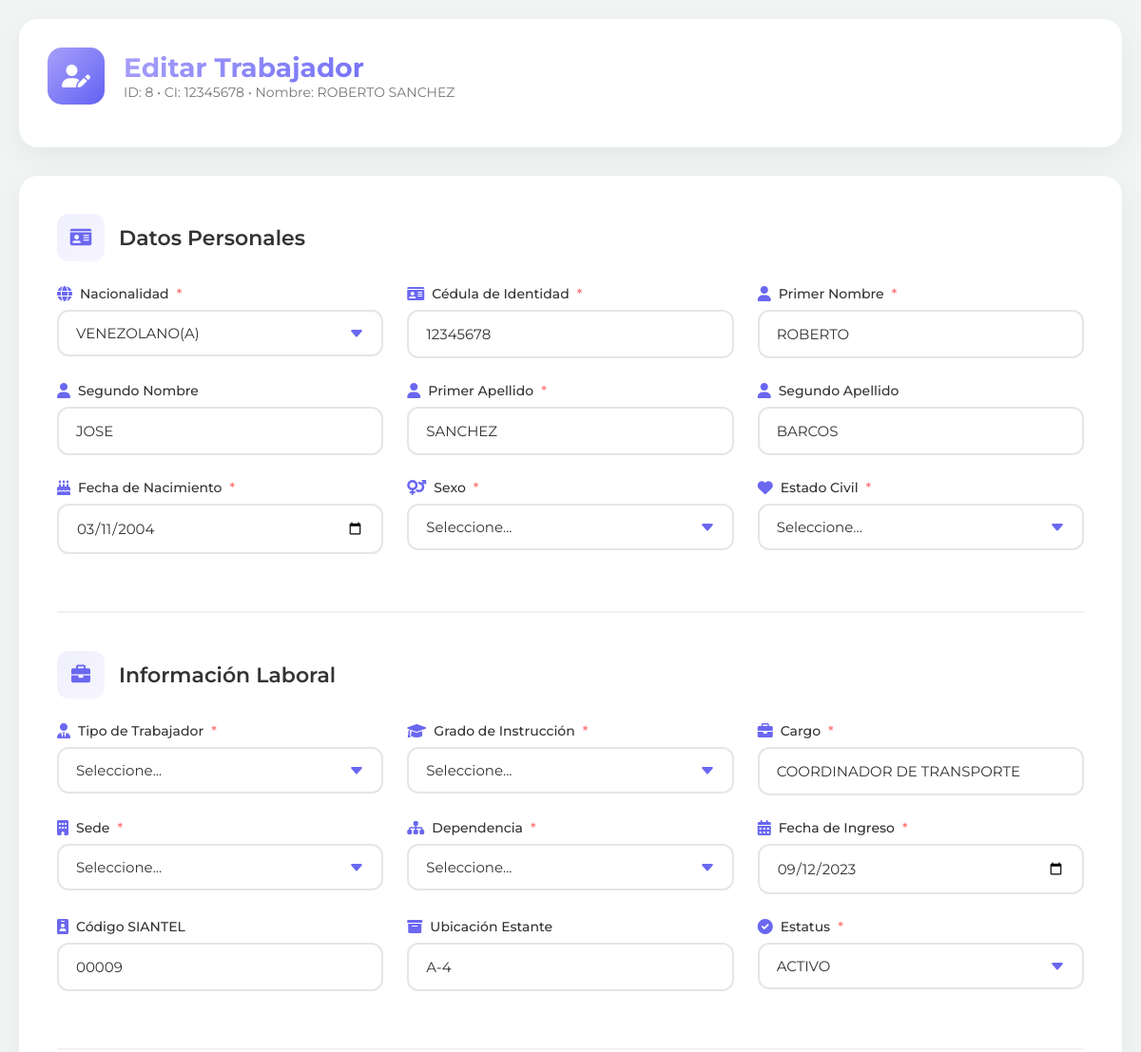
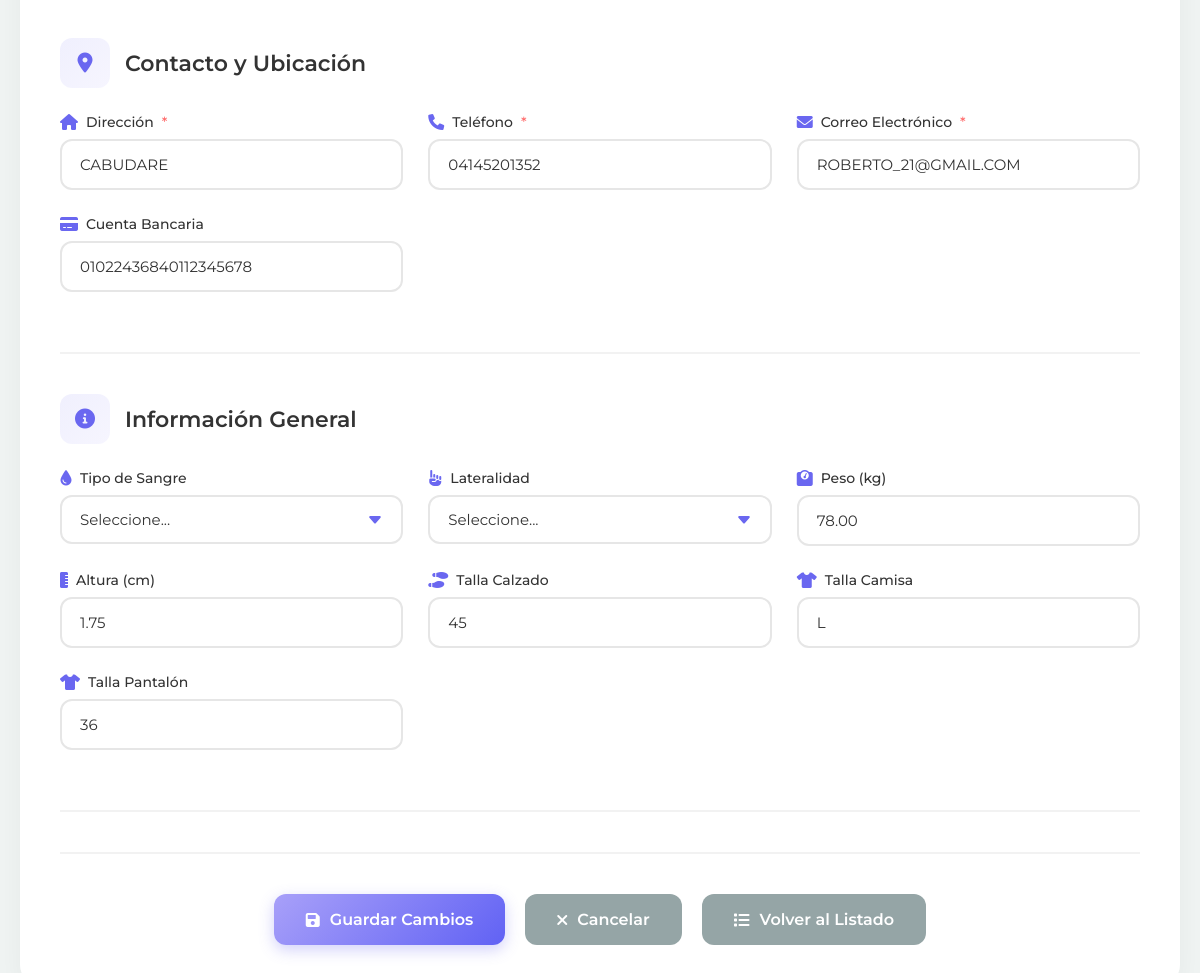
Screenshot of /admin/trabajadores/editar.php?id=8 (signed in) with the database file from the repository (2 pictures, top to bottom).
### tables this page shows
CREATE TABLE `empleados` (
  `id` int(11) NOT NULL,
  `nacionalidad` varchar(50) NOT NULL,
  `ci` varchar(20) NOT NULL,
  `primer_nombre` varchar(50) NOT NULL,
  `segundo_nombre` varchar(50) DEFAULT NULL,
  `primer_apellido` varchar(50) NOT NULL,
  `segundo_apellido` varchar(50) DEFAULT NULL,
  `fecha_nacimiento` date NOT NULL,
  `sexo` enum('masculino','femenino') NOT NULL,
  `estado_civil` enum('soltero(a)','casado(a)','divorciado(a)','viudo(a)') NOT NULL,
  `direccion_ubicacion` varchar(255) NOT NULL,
  `telefono` varchar(20) NOT NULL,
  `correo` varchar(100) NOT NULL,
  `cuenta_bancaria` varchar(50) NOT NULL,
  `tipo_trabajador` enum('ctd','cti','lnr') NOT NULL,
  `grado_instruccion` enum('primaria','bachiller','tecnico_profesional','licenciado','ingeniero','especialista','maestria','doctorado') NOT NULL,
  `cargo` varchar(100) NOT NULL,
  `sede` enum('admin','cafo','cate','csai','csb') NOT NULL,
  `dependencia` enum('admin','cafo','cate','csai','csb') NOT NULL,
  `fecha_ingreso` date NOT NULL,
  `cod_siantel` varchar(50) NOT NULL,
  `ubicacion_estante` varchar(50) DEFAULT NULL,
  `estatus` enum('activo','inactivo') NOT NULL,
  `fecha_egreso` date DEFAULT NULL,
  `motivo_retiro` text DEFAULT NULL,
  `ubicacion_estante_retiro` varchar(50) DEFAULT NULL,
  `tipo_sangre` enum('a+','a-','b+','b-','ab+','ab-','o+','o-') NOT NULL,
  `lateralidad` enum('diestro(a)','zurdo(a)') NOT NULL,
  `peso_trabajador` decimal(5,2) DEFAULT NULL,
  `altura_trabajador` decimal(5,2) DEFAULT NULL,
  `calzado_trabajador` varchar(10) DEFAULT NULL,
  `camisa_trabajador` varchar(10) DEFAULT NULL,
  `pantalon_trabajador` varchar(10) DEFAULT NULL,
  `foto` varchar(255) DEFAULT NULL,
  `fecha_registro` timestamp NOT NULL DEFAULT current_timestamp(),
  `estado_id` int(11) DEFAULT 1,
  `municipio_id` int(11) DEFAULT NULL,
  `parroquia_id` int(11) DEFAULT NULL
);

### admin/trabajadores/editar.php (the view, shortened to what the rows shown need)
<?php
require_once '../includes/database.php';
$trabajador = null;
if (isset($_GET['id']) && is_numeric($_GET['id'])) {
    $id = (int)$_GET['id'];
    $sql = "SELECT * FROM empleados WHERE id = ?";
    $stmt = $conn->prepare($sql);
    $stmt->bind_param("i", $id);
    $stmt->execute();
    $result = $stmt->get_result();
    if ($result->num_rows === 1) {
        $trabajador = $result->fetch_assoc();
    } else {
        $error = "Trabajador no encontrado";
    }
} else {
    header("Location: index.php");
    exit();
}
?>
<!DOCTYPE html>
<html lang="es">
<head>
    <link rel="stylesheet" href="https://cdnjs.cloudflare.com/ajax/libs/font-awesome/6.0.0/css/all.min.css">
</head>
<body>
    <div class="container">
        <div class="header">
            <div class="header-title">
                <div class="header-content">
                    <h1>Editar Trabajador</h1>
                    <p style="color: var(--light-text); font-size: 14px;">
                        ID: <?php echo $trabajador['id']; ?> •
                        CI: <?php echo htmlspecialchars($trabajador['ci']); ?> •
                        Nombre: <?php echo htmlspecialchars($trabajador['primer_nombre'] . ' ' . $trabajador['primer_apellido']); ?>
                    </p>
                </div>
            </div>
        </div>
        <div class="form-container">
            <form method="POST" action="" id="formEditar">
                <div class="form-section">
                    <div class="section-title">
                        <h2>Datos Personales</h2>
                    </div>
                    <div class="form-grid">
                        <div class="form-group">
                            <label for="nacionalidad" class="required"><i class="fas fa-globe"></i> Nacionalidad</label>
                            <select id="nacionalidad" name="nacionalidad" class="form-control" required>
                                <option value="VENEZOLANO(A)" <?php echo $trabajador['nacionalidad'] == 'VENEZOLANO(A)' ? 'selected' : ''; ?>>VENEZOLANO(A)</option>
                            </select>
                        </div>
                        <div class="form-group">
                            <label for="ci" class="required"><i class="fas fa-id-card"></i> Cédula de Identidad</label>
                            <input type="text" id="ci" name="ci" class="form-control"
                                   value="<?php echo htmlspecialchars($trabajador['ci']); ?>"
                                   placeholder="Ej: V-12345678" required>
                        </div>
                        <div class="form-group">
                            <label for="primer_nombre" class="required"><i class="fas fa-user"></i> Primer Nombre</label>
                            <input type="text" id="primer_nombre" name="primer_nombre" class="form-control"
                                   value="<?php echo htmlspecialchars($trabajador['primer_nombre']); ?>"
                                   required>
                        </div>
                        <div class="form-group">
                            <label for="segundo_nombre"><i class="fas fa-user"></i> Segundo Nombre</label>
                            <input type="text" id="segundo_nombre" name="segundo_nombre" class="form-control"
                                   value="<?php echo htmlspecialchars($trabajador['segundo_nombre']); ?>">
                        </div>
                        <div class="form-group">
                            <label for="primer_apellido" class="required"><i class="fas fa-user"></i> Primer Apellido</label>
                            <input type="text" id="primer_apellido" name="primer_apellido" class="form-control"
                                   value="<?php echo htmlspecialchars($trabajador['primer_apellido']); ?>"
                                   required>
                        </div>
                        <div class="form-group">
                            <label for="segundo_apellido"><i class="fas fa-user"></i> Segundo Apellido</label>
                            <input type="text" id="segundo_apellido" name="segundo_apellido" class="form-control"
                                   value="<?php echo htmlspecialchars($trabajador['segundo_apellido']); ?>">
                        </div>
                        <div class="form-group">
                            <label for="fecha_nacimiento" class="required"><i class="fas fa-birthday-cake"></i> Fecha de Nacimiento</label>
                            <input type="date" id="fecha_nacimiento" name="fecha_nacimiento" class="form-control"
                                   value="<?php echo $trabajador['fecha_nacimiento']; ?>" required>
                        </div>
                    </div>
                </div>
                <div class="form-section">
                    <div class="section-title">
                        <h2>Información Laboral</h2>
                    </div>
                    <div class="form-grid">
                        <div class="form-group">
                            <label for="cargo" class="required"><i class="fas fa-briefcase"></i> Cargo</label>
                            <input type="text" id="cargo" name="cargo" class="form-control"
                                   value="<?php echo htmlspecialchars($trabajador['cargo']); ?>"
                                   required>
                        </div>
                        <div class="form-group">
                            <label for="fecha_ingreso" class="required"><i class="fas fa-calendar-alt"></i> Fecha de Ingreso</label>
                            <input type="date" id="fecha_ingreso" name="fecha_ingreso" class="form-control"
                                   value="<?php echo $trabajador['fecha_ingreso']; ?>" required>
                        </div>
                        <div class="form-group">
                            <label for="cod_siantel"><i class="fas fa-id-badge"></i> Código SIANTEL</label>
                            <input type="text" id="cod_siantel" name="cod_siantel" class="form-control"
                                   value="<?php echo htmlspecialchars($trabajador['cod_siantel']); ?>">
                        </div>
                        <div class="form-group">
                            <label for="ubicacion_estante"><i class="fas fa-archive"></i> Ubicación Estante</label>
                            <input type="text" id="ubicacion_estante" name="ubicacion_estante" class="form-control"
                                   value="<?php echo htmlspecialchars($trabajador['ubicacion_estante']); ?>"
                                   placeholder="Ej: Estante A-5">
                        </div>
                    </div>
                </div>
                <div class="form-section">
                    <div class="section-title">
                        <h2>Contacto y Ubicación</h2>
                    </div>
                    <div class="form-grid">
                        <div class="form-group">
                            <label for="direccion_ubicacion" class="required"><i class="fas fa-home"></i> Dirección</label>
                            <input type="text" id="direccion_ubicacion" name="direccion_ubicacion" class="form-control"
                                   value="<?php echo htmlspecialchars($trabajador['direccion_ubicacion']); ?>"
                                   required>
                        </div>
                        <div class="form-group">
                            <label for="telefono" class="required"><i class="fas fa-phone"></i> Teléfono</label>
                            <input type="tel" id="telefono" name="telefono" class="form-control"
                                   value="<?php echo htmlspecialchars($trabajador['telefono']); ?>"
                                   required>
                        </div>
                        <div class="form-group">
                            <label for="correo" class="required"><i class="fas fa-envelope"></i> Correo Electrónico</label>
                            <input type="email" id="correo" name="correo" class="form-control"
                                   value="<?php echo htmlspecialchars($trabajador['correo']); ?>"
                                   required>
                        </div>
                        <div class="form-group">
                            <label for="cuenta_bancaria"><i class="fas fa-credit-card"></i> Cuenta Bancaria</label>
                            <input type="text" id="cuenta_bancaria" name="cuenta_bancaria" class="form-control"
                                   value="<?php echo htmlspecialchars($trabajador['cuenta_bancaria']); ?>">
                        </div>
                    </div>
                </div>
                <div class="form-section">
                    <div class="section-title">
                        <h2>Información General</h2>
                    </div>
                    <div class="form-grid">
                        <div class="form-group">
                            <label for="peso_trabajador"><i class="fas fa-weight"></i> Peso (kg)</label>
                            <input type="number" id="peso_trabajador" name="peso_trabajador" class="form-control"
                                   value="<?php echo htmlspecialchars($trabajador['peso_trabajador']); ?>"
                                   step="0.1" placeholder="Ej: 70.5">
                        </div>
                        <div class="form-group">
                            <label for="altura_trabajador"><i class="fas fa-ruler-vertical"></i> Altura (cm)</label>
                            <input type="number" id="altura_trabajador" name="altura_trabajador" class="form-control"
                                   value="<?php echo htmlspecialchars($trabajador['altura_trabajador']); ?>"
                                   placeholder="Ej: 175">
                        </div>
                        <div class="form-group">
                            <label for="calzado_trabajador"><i class="fas fa-shoe-prints"></i> Talla Calzado</label>
                            <input type="text" id="calzado_trabajador" name="calzado_trabajador" class="form-control"
                                   value="<?php echo htmlspecialchars($trabajador['calzado_trabajador']); ?>">
                        </div>
                        <div class="form-group">
                            <label for="camisa_trabajador"><i class="fas fa-tshirt"></i> Talla Camisa</label>
                            <input type="text" id="camisa_trabajador" name="camisa_trabajador" class="form-control"
                                   value="<?php echo htmlspecialchars($trabajador['camisa_trabajador']); ?>">
                        </div>
                        <div class="form-group">
                            <label for="pantalon_trabajador"><i class="fas fa-tshirt"></i> Talla Pantalón</label>
                            <input type="text" id="pantalon_trabajador" name="pantalon_trabajador" class="form-control"
                                   value="<?php echo htmlspecialchars($trabajador['pantalon_trabajador']); ?>">
                        </div>
                    </div>
                </div>
            </form>
        </div>
    </div>
</body>
</html>

### rows the page displays
empleados: id "8", ci "12345678", primer_nombre+primer_apellido "ROBERTO SANCHEZ", nacionalidad "VENEZOLANO(A)", primer_nombre "ROBERTO", segundo_nombre "JOSE", primer_apellido "SANCHEZ", segundo_apellido "BARCOS", fecha_nacimiento "03/11/2004", cargo "COORDINADOR DE TRANSPORTE", fecha_ingreso "09/12/2023", cod_siantel "00009", ubicacion_estante "A-4", direccion_ubicacion "CABUDARE", telefono "04145201352", correo "ROBERTO_21@GMAIL.COM", cuenta_bancaria "01022436840112345678", peso_trabajador "78.00", altura_trabajador "1.75", calzado_trabajador "45", camisa_trabajador "L", pantalon_trabajador "36"
